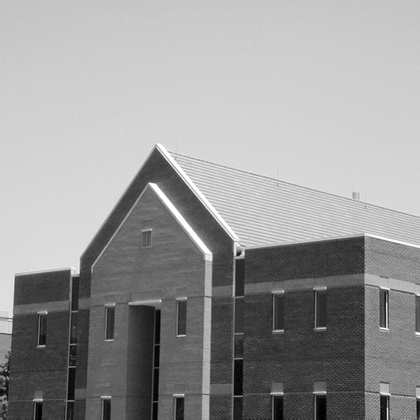
%> input picture Homework_2/code/3_3.jpg, 420 x 420 px, shrunk from 600 x 600 before the run
$ octave --eval "Butterworth(imread('3_3.jpg'));"   (GNU Octave 9; MATLAB toolbox functions it lacks are replaced by stand-ins)
%> lines starting %> are read from the running program, lines starting %| are printed output that depends on the picture
### Homework_2/code/log_convertion.m
function output = log_convertion(I,beta)

    [M,N] = size(I);

    %output = zeros(M,N,'uint8');
    I=double(I);
    I=I./255;
    for i=1:M
        for j=1:N
            I(i,j)=log(I(i,j)*(beta-1)+1)/log(beta);
        end
    end
    I=I.*255;
    output=uint8(I);

end

### Homework_2/code/Butterworth.m
function [] = Butterworth(i)
%UNTITLED Summary of this function goes here
%   Detailed explanation goes here
    [m,n]=size(i); idx = ones(m,n);
%> after `[m,n]=size(i)`: m = 420; n = 420
    for j=1:m
        idx(j,:)=(j-1)+(0:n-1);
    end
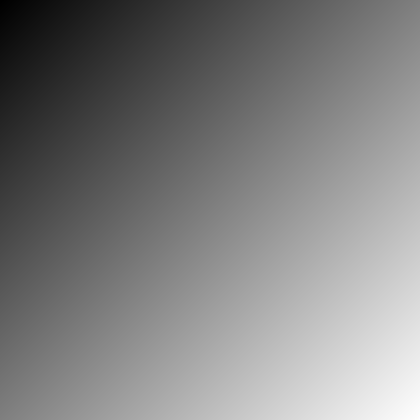
%> idx: size 420x420 double; min 0, max 838, mean 419; drawn with min black and max white
    transfer= double((-1).^idx);
    f2=fft2(double(i).*transfer,2*m,2*n);

    D0 =100; N=2;
    BwFilter = zeros(2*m, 2*n);
    tmp = D0^(2 * N);
    for i = 1 : 2*m
        for j = 1 : 2*n
            dis = (i-(m+1.0))^2 + (j-(n+1.0))^2;
            BwFilter(i, j) = 1 / (1 + (dis^N) / tmp);
        end
    end
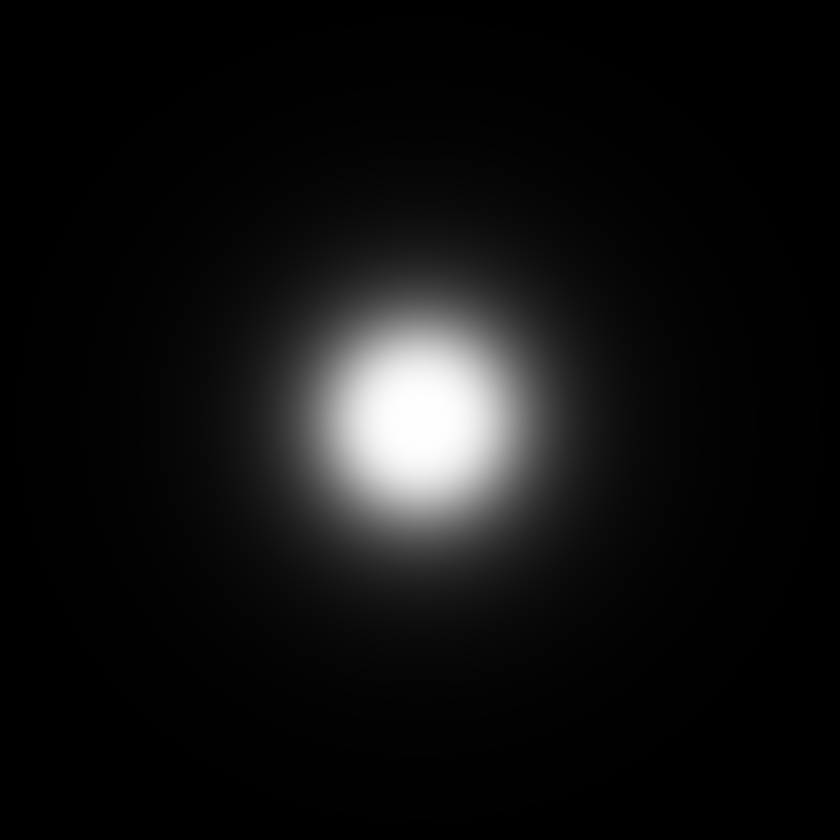
%> BwFilter: size 840x840 double; min 0.000803, max 1, mean 0.0679

    filter=f2.*BwFilter;
    i_new = ifft2(filter);
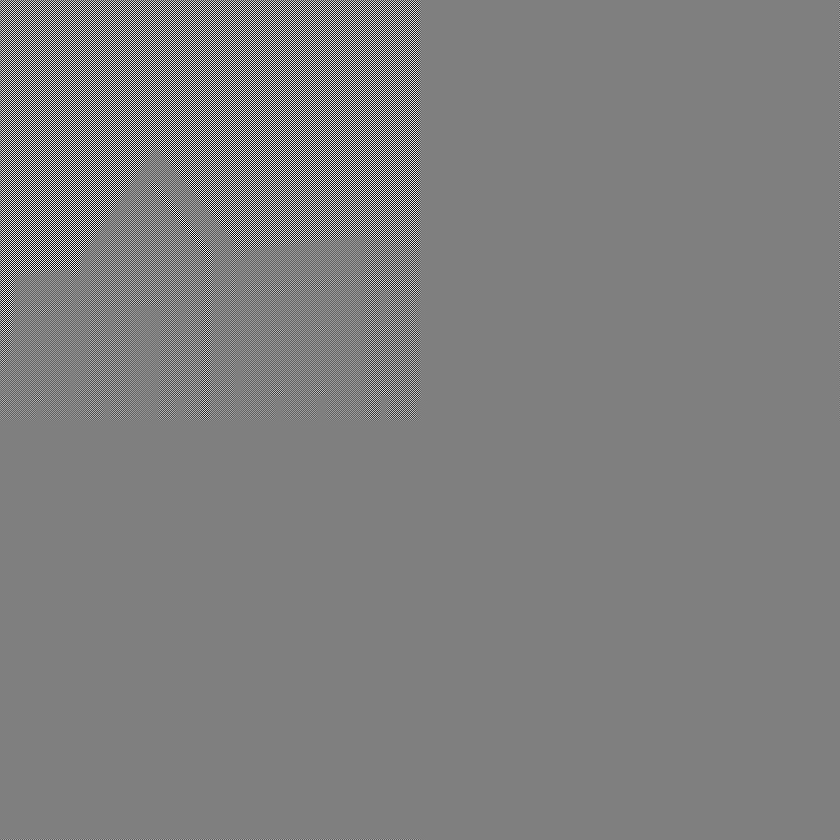
%> i_new: size 840x840 double; min -249.4, max 249.2, mean 0; drawn with min black and max white
    i_new=i_new(1:m,1:n);
%> i_new: size 420x420 double
    i_new_new = uint8(real(i_new).*transfer);
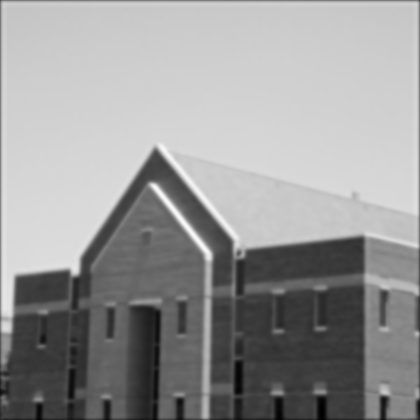
%> i_new_new: size 420x420 uint8; min 0, max 249, mean 152.2
    i_new_new=uint8(log_convertion(i_new_new,5));
%> after the loop in log_convertion, `for i=1:M`:
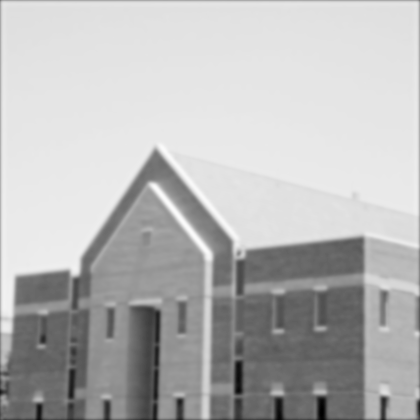
%> I: size 420x420 double; min 0, max 0.988, mean 0.724
    imshow(i_new_new,[]);
    imwrite(i_new_new,"Bw.jpg")
end
